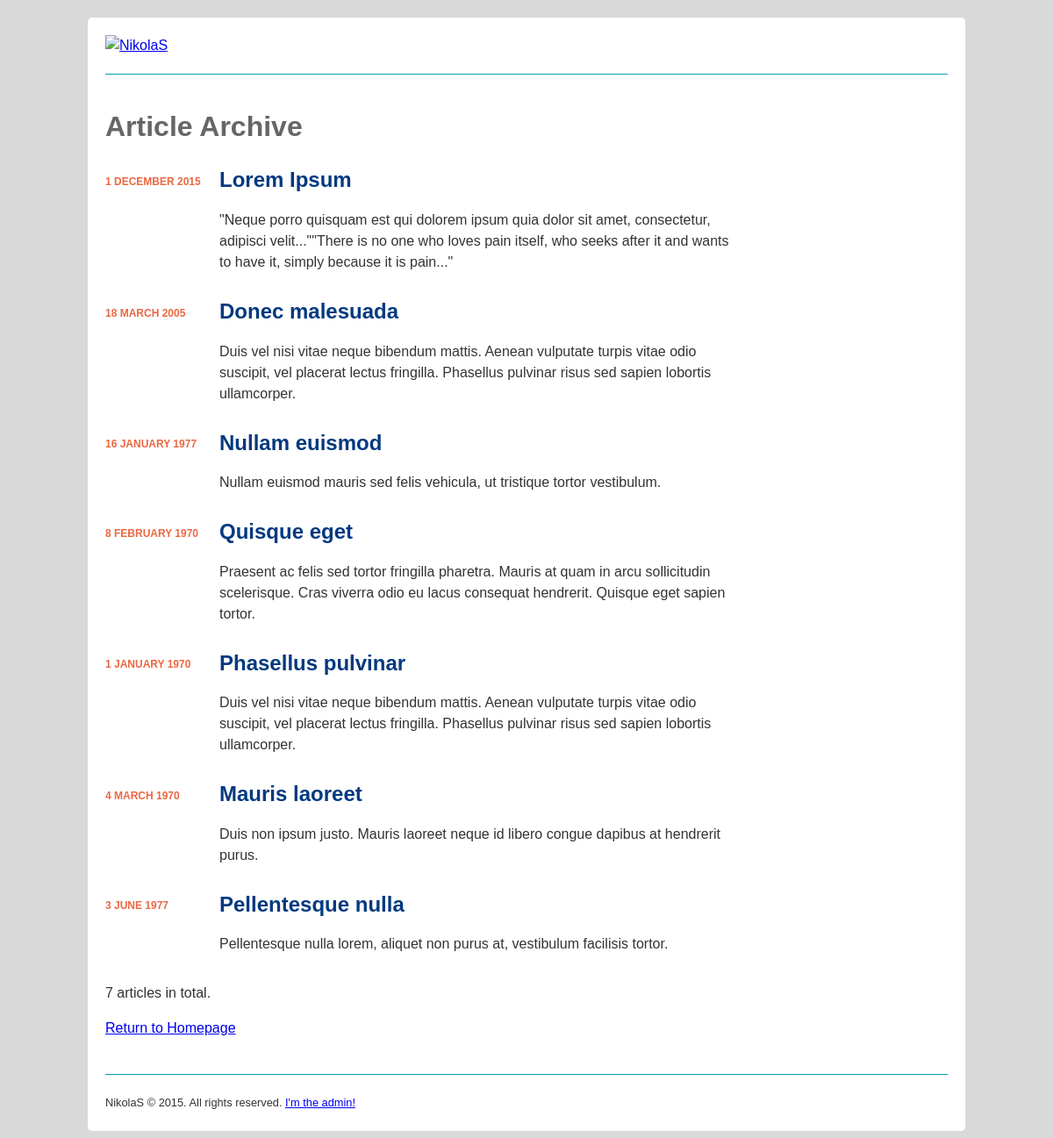
Screenshot of /?action=archive with the database file from the repository.
### tables this page shows
CREATE TABLE IF NOT EXISTS `articles` (
  `id` smallint(5) unsigned NOT NULL AUTO_INCREMENT,
  `publicationDate` date NOT NULL,
  `title` varchar(255) NOT NULL,
  `summary` text NOT NULL,
  `content` mediumtext NOT NULL,
  PRIMARY KEY (`id`)
);

### classes/Article.php (called while the page is built, shortened)
<?php
class Article
{
  public function __construct( $data=array() ) {
    if ( isset( $data['id'] ) ) $this->id = (int) $data['id'];
    if ( isset( $data['publicationDate'] ) ) $this->publicationDate = (int) $data['publicationDate'];
    if ( isset( $data['title'] ) ) $this->title = preg_replace ( "/[^\.\,\-\_\'\"\@\?\!\:\$ a-zA-Z0-9()]/", "", $data['title'] );
    if ( isset( $data['summary'] ) ) $this->summary = preg_replace ( "/[^\.\,\-\_\'\"\@\?\!\:\$ a-zA-Z0-9()]/", "", $data['summary'] );
  }
  public static function getList( $numRows=1000000, $order="publicationDate DESC" ) {
    $conn = new PDO( DB_DSN, DB_USERNAME, DB_PASSWORD );
    $sql = "SELECT SQL_CALC_FOUND_ROWS *, UNIX_TIMESTAMP(publicationDate) AS publicationDate FROM articles
    ORDER BY :order LIMIT :numRows";
    $st = $conn->prepare( $sql );
    $st->bindValue( ":numRows", $numRows, PDO::PARAM_INT );
    $st->bindValue( ":order", $order, PDO::PARAM_STR );
    $st->execute();
    $list = array();
    while ( $row = $st->fetch() ) {
      $article = new Article( $row );
      $list[] = $article;
    }
    $sql = "SELECT FOUND_ROWS() AS totalRows";
    $totalRows = $conn->query( $sql )->fetch();
    return ( array ( "results" => $list, "totalRows" => $totalRows[0] ) );
  }
}
?>

### templates/archive.php (the view)
<?php include "templates/include/header.php" ?>
      <h1>Article Archive</h1>
      <ul id="headlines" class="archive">
<?php foreach ( $results['articles'] as $article ) { ?>
        <li>
          <h2>
            <span class="pubDate"><?php echo date('j F Y', $article->publicationDate)?></span><a href=".?action=viewArticle&amp;articleId=<?php echo $article->id?>"><?php echo htmlspecialchars( $article->title )?></a>
          </h2>
          <p class="summary"><?php echo htmlspecialchars( $article->summary )?></p>
        </li>
<?php } ?>
      </ul>
      <p><?php echo $results['totalRows']?> article<?php echo ( $results['totalRows'] != 1 ) ? 's' : '' ?> in total.</p>
      <p><a href="./">Return to Homepage</a></p>
<?php include "templates/include/footer.php" ?>

### index.php (shortened to what this page needs)
<?php
$action = isset( $_GET['action'] ) ? $_GET['action'] : "";
switch ( $action ) {
  case 'archive':
  archive();
  break;
}
function archive() {
  $results = array();
  $data = Article::getList();
  $results['articles'] = $data['results'];
  $results['totalRows'] = $data['totalRows'];
  $results['pageTitle'] = "Archive";
  require( TEMPLATE_PATH . "/archive.php" );
}
?>

### templates/include/header.php (shortened to what this page needs)
<!DOCTYPE html>
<html lang="en">
<head>
	<link rel="stylesheet" type="text/css" href="style.css" />
</head>
<body>
	<div id="container">
		<a href="."><img id="logo" src="images/logo.jpg" alt="NikolaS" /></a>

### templates/include/footer.php
      <div id="footer">
      	NikolaS &copy; 2015. All rights reserved. <a href="admin.php">I'm the admin!</a>
      </div>
  </div>
</body>
</html>

### style.css (style rules this page uses)
body { margin: 0; color: #333; background-color: #D9D9D9; font-family: "Trebuchet MS", Arial, Helvetica, sans-serif; line-height: 1.5em; }
#container { width: 960px; background: #fff; margin: 20px auto; padding: 20px; -moz-border-radius: 5px; -webkit-border-radius: 5px; border-radius: 5px; }
#logo { display: block; width: 300px; padding: 0 660px 20px 0; border: none; border-bottom: 1px solid #00a0b0; margin-bottom: 40px; }
#footer { border-top: 1px solid #00a0b0; margin-top: 40px; padding: 20px 0 0 0; font-size: .8em; }
h1 { color: #666666; margin-bottom: 30px; line-height: 1.2em; }
h2, h2 a { color: #003980; }
h2 a { text-decoration: none; }
#headlines { list-style: none; padding-left: 0; width: 75%; }
#headlines li { margin-bottom: 2em; }
.pubDate { font-size: .8em; color: #eb6841; text-transform: uppercase; }
#headlines .pubDate { display: inline-block; width: 100px; font-size: .5em; vertical-align: middle; }
#headlines.archive .pubDate { width: 130px; }
.summary { padding-left: 100px; }
#headlines.archive .summary { padding-left: 130px; }

### rows the page displays
articles: publicationDate "1 DECEMBER 2015", title "Lorem Ipsum", summary "\"Neque porro quisquam est qui dolorem ipsum quia dolor sit amet, consectetur, adipisci velit...\"\"There is no one who loves pain itself, who seeks after it and wants to have it, simply because it is pain...\""
articles: publicationDate "18 MARCH 2005", title "Donec malesuada", summary "Duis vel nisi vitae neque bibendum mattis. Aenean vulputate turpis vitae odio suscipit, vel placerat lectus fringilla. Phasellus pulvinar risus sed sapien lobortis ullamcorper."
articles: publicationDate "16 JANUARY 1977", title "Nullam euismod", summary "Nullam euismod mauris sed felis vehicula, ut tristique tortor vestibulum."
articles: publicationDate "8 FEBRUARY 1970", title "Quisque eget", summary "Praesent ac felis sed tortor fringilla pharetra. Mauris at quam in arcu sollicitudin scelerisque. Cras viverra odio eu lacus consequat hendrerit. Quisque eget sapien tortor."
articles: publicationDate "1 JANUARY 1970", title "Phasellus pulvinar", summary "Duis vel nisi vitae neque bibendum mattis. Aenean vulputate turpis vitae odio suscipit, vel placerat lectus fringilla. Phasellus pulvinar risus sed sapien lobortis ullamcorper."
articles: publicationDate "4 MARCH 1970", title "Mauris laoreet", summary "Duis non ipsum justo. Mauris laoreet neque id libero congue dapibus at hendrerit purus."
articles: publicationDate "3 JUNE 1977", title "Pellentesque nulla", summary "Pellentesque nulla lorem, aliquet non purus at, vestibulum facilisis tortor."

### other values shown
$results['totalRows'] "7"
